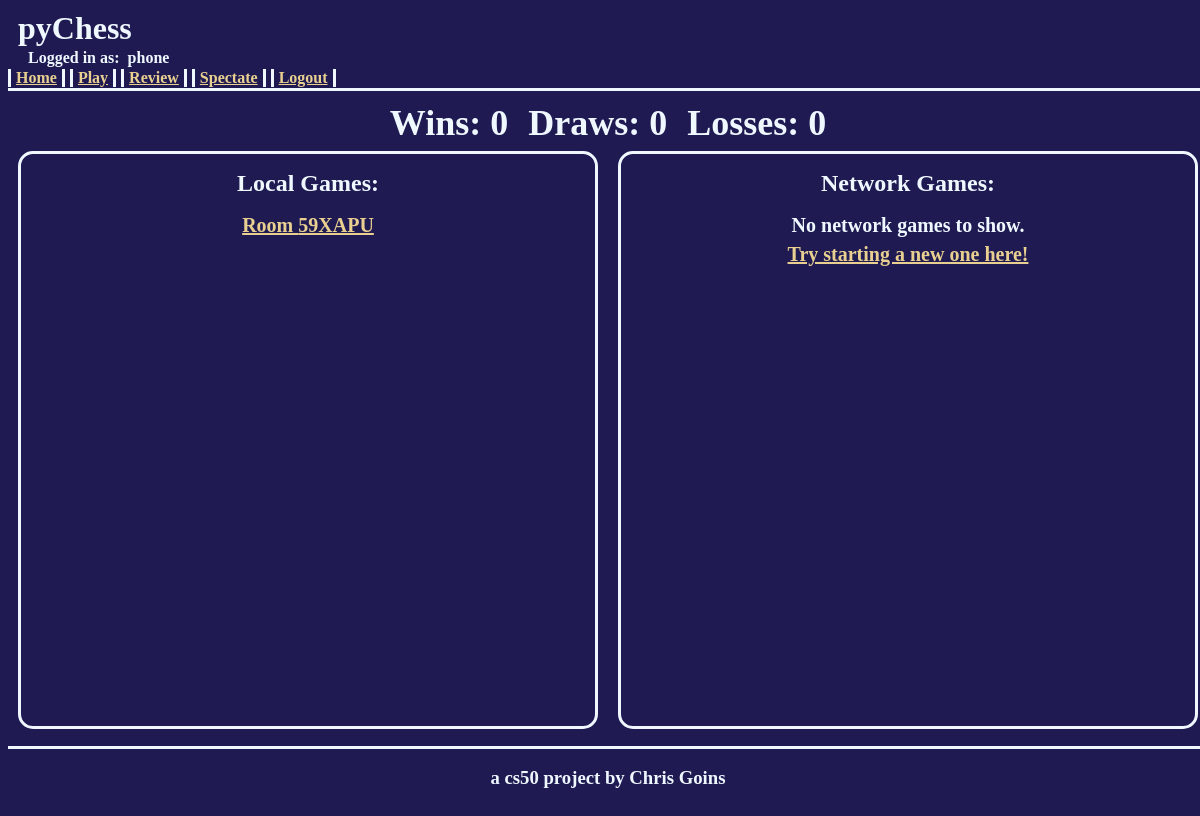
Page / (signed in) on the earlier database version.
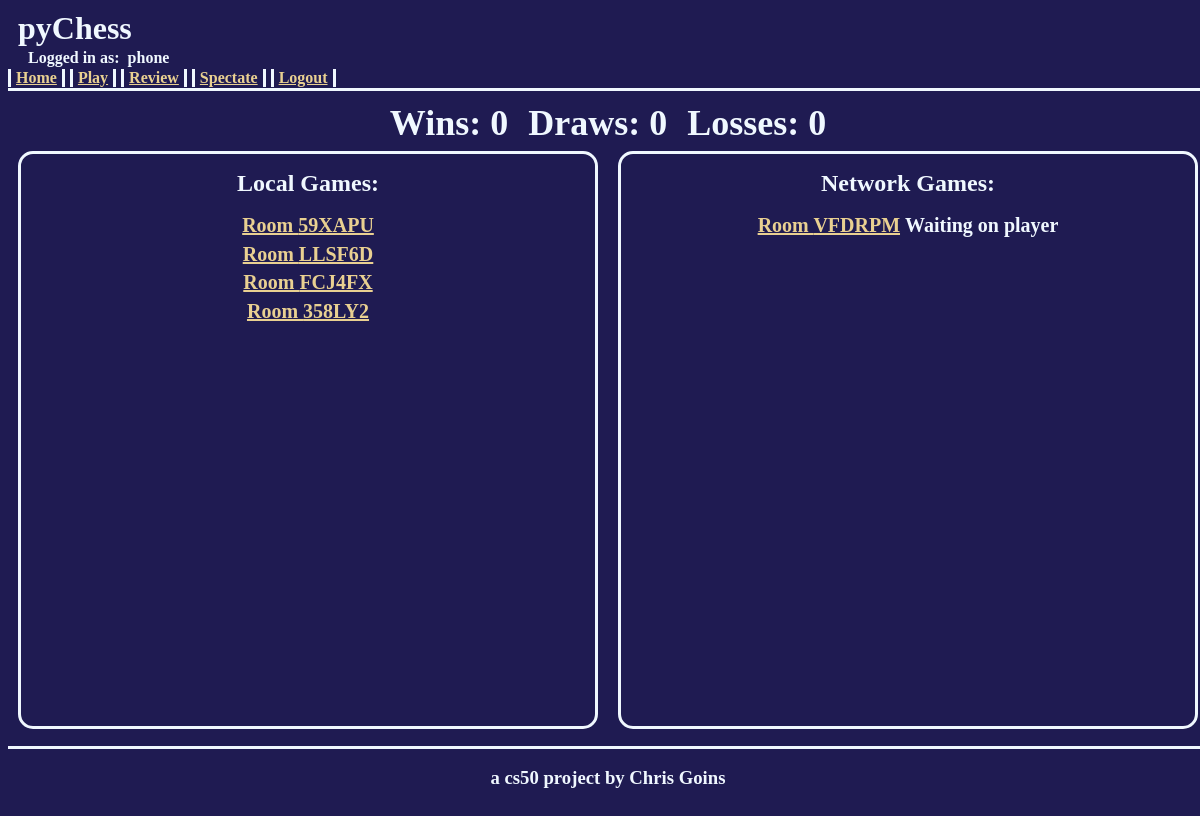
Same page on the later database version.
### pychess/models.py (models this page shows, shortened)
class Game(models.Model):
    roomCode = models.CharField(max_length=6, unique=True, null=True, blank=True)
    player1 = models.ForeignKey(User, on_delete=models.CASCADE, related_name="player1")
    player2 = models.ForeignKey(User, on_delete=models.CASCADE, related_name="player2", null=True, blank=True)
    isActive = models.BooleanField()
    winner = models.ForeignKey(User, on_delete=models.CASCADE, related_name="winner", null=True, blank=True)

### pychess/views.py (the view, shortened to what this page needs)
# urls.py: path("", views.index, name="index"),
def index(request):
    if request.user.is_authenticated:
        localGames = Game.objects.filter(player1 = request.user, player2 = request.user, isActive=True)
        activeNetworkGames = []
        netGameQuery = Game.objects.filter(player1 = request.user, isActive=True).exclude(player2 = request.user)
        for game in netGameQuery:
            activeNetworkGames.append(game)
        netGameQuery = Game.objects.filter(player2 = request.user,isActive=True).exclude(player1 = request.user)
        for game in netGameQuery:
            activeNetworkGames.append(game)
        completedGames = {}
        completedGames['wins'] = 0
        completedGames['draws'] = 0
        completedGames['losses'] = 0
        netGameQuery = Game.objects.filter(player1 = request.user, isActive=False).exclude(player2=request.user)
        netGameQuery = Game.objects.filter(player2 = request.user, isActive=False).exclude(player1=request.user)
        return render(request, 'pychess/index.html', {'localGames':localGames, 'networkGames':activeNetworkGames, 'completedGames':completedGames})
    else:
        return redirect(loginView)

### pychess/templates/pychess/index.html (shortened to what this page needs)
{% extends "pychess/layout.html" %}
{% block body %}
    <div class="playerStats">
        <div class="stat">Wins: {{ completedGames.wins }}</div>
        <div class="stat">Draws: {{ completedGames.draws }}</div>
        <div class="stat">Losses: {{ completedGames.losses }}</div>
    </div>
    <div class="tableContainer">
        <div class="infoTable">
            <div class="infoHeader">Local Games:</div>
            {% for game in localGames %}
                <div class="infoItem">
                    <a href="{% url 'localGame' %}?room={{game.roomCode}}">Room {{ game.roomCode }}</a>
                </div>
            {% empty %}
                <div class="infoItem">No local games to show.</div>
                <div class="infoItem"><a href="{% url 'play' %}">Try starting a new one here!</a></div>
            {% endfor %}
        </div>
        <div class="infoTable">
            <div class="infoHeader">Network Games:</div>
            {% for game in networkGames %}
                <div class="infoItem">
                    <a href="{% url 'networkGame' %}?room={{game.roomCode}}">Room {{ game.roomCode }}</a>
                    {% if game.player2 %}
                        {% if request.user == game.player1 %}
                            <span>Against: {{ game.player2 }}</span>
                        {% else %}
                            <span>Against: {{ game.player1 }}</span>
                        {% endif %}
                    {% else %}
                        <span>Waiting on player</span>
                    {% endif %}
                </div>
            {% empty %}
                <div class="infoItem">No network games to show.</div>
                <div class="infoItem"><a href="{% url 'play' %}">Try starting a new one here!</a></div>
            {% endfor %}
        </div>
    </div>
{% endblock %}

Differences in the rows shown:
added Game: roomCode "LLSF6D"
added Game: roomCode "FCJ4FX"
added Game: roomCode "358LY2"
added Game: roomCode "VFDRPM", shows "Waiting on player"
Other differences:
text no longer shown: "No network games to show. Try starting a new one here!"
